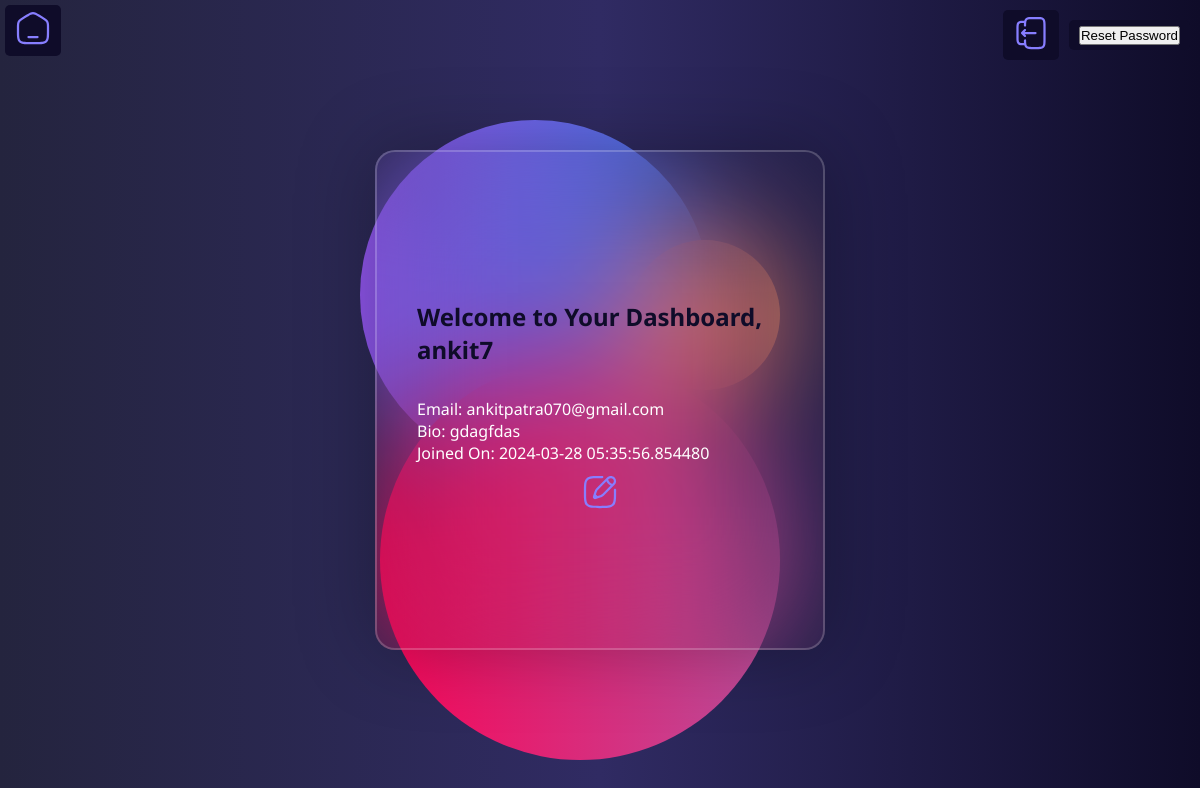
The page /dashboard (signed in) on the database its author committed.
### app.py (models this page shows)
class User(UserMixin, db.Model):
    id = db.Column(db.Integer, primary_key=True)
    username = db.Column(db.String(80), unique=True, nullable=False)
    email = db.Column(db.String(80), unique=True, nullable=False)
    password = db.Column(db.String(80), nullable=False)
    joined_on = db.Column(db.DateTime, default=datetime.utcnow)  # Added joined_on field
    bio = db.Column(db.Text)  # Added bio field
    profile_picture = db.Column(db.LargeBinary)

### app.py (the view)
@app.route('/dashboard')
@login_required
def dashboard():
    profile_picture_data = current_user.profile_picture
    profile_picture_base64 = None  # Default value
    if profile_picture_data:
        profile_picture_base64 = base64.b64encode(profile_picture_data).decode('utf-8')
    return render_template('dashboard.html', current_user=current_user, profile_picture_base64=profile_picture_base64)

### app.py (called while the page is built)
@login_manager.user_loader
def load_user(user_id):
    return User.query.get(int(user_id))

### templates/dashboard.html (shortened to what this page needs)
<!DOCTYPE html>
<html lang="en">
  <head>
    <link
      href="https://cdn.jsdelivr.net/npm/remixicon@2.5.0/fonts/remixicon.css"
      rel="stylesheet"
    />
  </head>
  <body>
    <section>
      <div>
        <div class="circle-1"></div>
        <div class="circle-2"></div>
        <div class="circle-3"></div>
        <div class="card">
          <h1 class="card-title">
            Welcome to Your Dashboard, {{ current_user.username }}
          </h1>
          <br />
          <p>Email: {{ current_user.email }}</p>
          <p>Bio: {{ current_user.bio }}</p>
          <p>Joined On: {{ current_user.joined_on }}</p>
          <a href="{{ url_for('edit_profile') }}"><img src="/static/edit.svg" width="36" height="36" alt="edit" class="invert-white"></a>
        </div>
        <div class="top-right-buttons">
          <a href="{{ url_for('logout') }}" > <img src="/static/logout.svg" width="36" height="36" alt="edit" class="invert-white"></a
          ><br />
          <a href="{{ url_for('forgot_password') }}"
            ><button>Reset Password</button></a
          >
        </div>
        <div class="home">
          <a href="{{ url_for('home') }}"
            ><img src="/static/home.svg" width="36" height="36" alt="edit" class="invert-white">
          </a>
        </div>
      </div>
    </section>
  </body>
</html>

### templates/dashboard.html (style rules this page uses)
html { height: 100%; }
* { box-sizing: border-box; padding: 0px; margin: 0px; }
body { width: 100%; height: 100%; background: #fff; font-family: "Noto Sans", sans-serif; background: #0f0c29; background: -webkit-linear-gradient( to right, #24243e, #302b63, #0f0c29 ); background: linear-gradient(to right, #24243e, #302b63, #0f0c29); }
section { height: 100vh; width: 100%; display: flex; flex-direction: column; justify-content: center; align-items: center; position: relative; }
.circle-1 { position: absolute; top: 15%; left: 30%; background: #4776e6; background: -webkit-linear-gradient(to right, #8e54e9, #4776e6); background: linear-gradient(to right, #8e54e9, #4776e6); height: 350px; width: 350px; border-radius: 50%; }
.circle-2 { position: absolute; bottom: 5%; right: 35%; background: #bc4e9c; background: -webkit-linear-gradient(to right, #f80759, #bc4e9c); background: linear-gradient(to right, #f80759, #bc4e9c); height: 400px; width: 400px; border-radius: 50%; }
.circle-3 { position: absolute; top: 30%; right: 35%; background-color: #ff3cac; background: #ff9966; background: -webkit-linear-gradient(to right, #ff5e62, #ff9966); background: linear-gradient(to right, #ff5e62, #ff9966); height: 150px; width: 150px; border-radius: 50%; }
.card { height: 500px; width: 450px; border-radius: 20px; background: rgba(39, 39, 39, 0.1); backdrop-filter: blur(60px); -webkit-backdrop-filter: blur(60px); z-index: 10; display: flex; flex-direction: column; justify-content: center; padding: 40px; color: #fff; border: 2px solid rgba(255, 255, 255, 0.2); box-shadow: 0 0 80px rgba(0, 0, 0, 0.3); }
.card-title { color: #0f0c29; font-size: 24px; margin-top: 10px; margin-bottom: 10px; }
.card > a { display: flex; align-items: center; justify-content: center; margin-top: 10px; }
.circle-1 { animation: bounce 4s linear infinite; }
.circle-2 { animation: bounce 4s linear infinite 1s; }
.circle-3 { animation: bounce 4s linear infinite 2s; }
.top-right-buttons { position: absolute; top: 0; right: 0; padding: 10px; display: flex; align-items: center; }
.top-right-buttons a { margin-left: 10px; padding: 5px 10px; border: none; border-radius: 5px; background-color: #0f0c29; color: white; cursor: pointer; font-size: 14px; }
.home { top: 0; left: 0; position: absolute; padding: 5px 10px; margin-top: 5px; margin-left: 5px; display: flex; align-items: center; border: none; border-radius: 5px; background-color: #0f0c29; color: white; cursor: pointer; font-size: 18px; text-align: center; }

### rows shown on the page
User: username "ankit7", email "ankitpatra070@gmail.com", bio "gdagfdas", joined_on "2024-03-28 05:35:56.854480"
